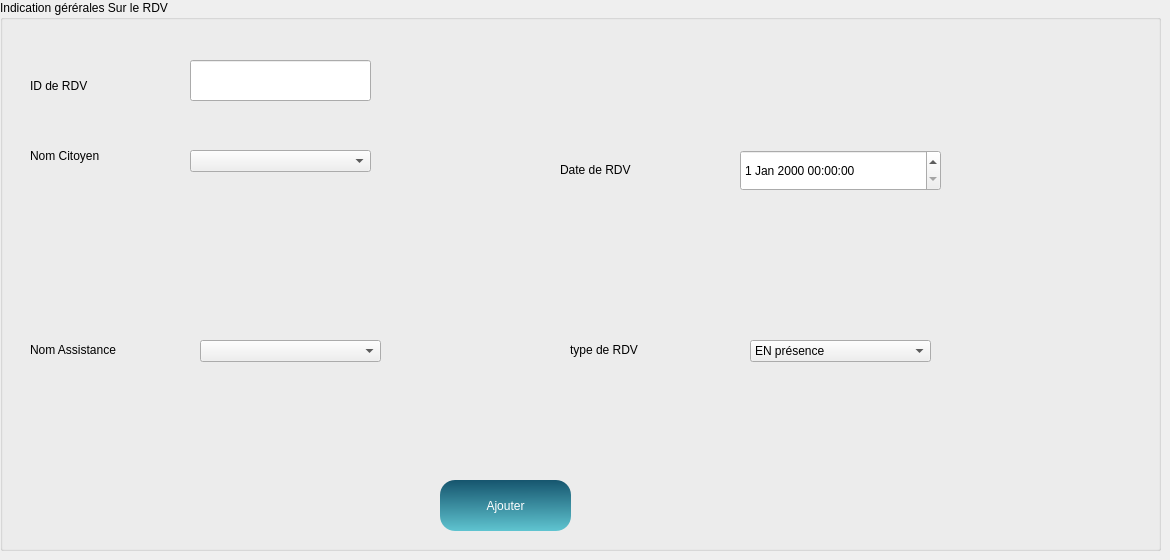
          <widget class="QWidget" name="tab_61">
           <attribute name="icon">
            <iconset>
             <normaloff>../Downloads/instagram-stories.png</normaloff>../Downloads/instagram-stories.png</iconset>
           </attribute>
           <attribute name="title">
            <string>Ajouter un Assistance </string>
           </attribute>
           <widget class="QGroupBox" name="groupBox_86">
            <property name="geometry">
             <rect>
              <x>0</x>
              <y>0</y>
              <width>1161</width>
              <height>551</height>
             </rect>
            </property>
            <property name="title">
             <string>Indication gérérales Sur le RDV</string>
            </property>
            <widget class="QLabel" name="label_240">
             <property name="geometry">
              <rect>
               <x>30</x>
               <y>140</y>
               <width>121</width>
               <height>31</height>
              </rect>
             </property>
             <property name="text">
              <string>Nom Citoyen</string>
             </property>
            </widget>
            <widget class="QLabel" name="label_241">
             <property name="geometry">
              <rect>
               <x>30</x>
               <y>340</y>
               <width>131</width>
               <height>20</height>
              </rect>
             </property>
             <property name="text">
              <string>Nom Assistance</string>
             </property>
            </widget>
            <widget class="QDateTimeEdit" name="le_date_RDV_3">
             <property name="geometry">
              <rect>
               <x>740</x>
               <y>150</y>
               <width>201</width>
               <height>41</height>
              </rect>
             </property>
            </widget>
            <widget class="QPushButton" name="pb_enregistrer_3">
             <property name="geometry">
              <rect>
               <x>440</x>
               <y>480</y>
               <width>131</width>
               <height>51</height>
              </rect>
             </property>
             <property name="sizePolicy">
              <sizepolicy hsizetype="Maximum" vsizetype="Preferred">
               <horstretch>0</horstretch>
               <verstretch>0</verstretch>
              </sizepolicy>
             </property>
             <property name="styleSheet">
              <string notr="true">/*background-color:#C70039;
color:white;*/
QPushButton
{
background : qlineargradient(spread:pad, x1:0.467, y1:0, x2:0.482, y2:1, stop:0 rgba(22, 85,110, 255), stop:1 rgba(95, 196, 208, 255));
border-radius:15px;
color:white;
}
QPushButton:hover
{
background:qlineargradient(spread:pad, x1:0.457286, y1:0.381, x2:0.508, y2:1, stop:0 rgba(95, 196, 208, 255), stop:1 rgba(22, 85,110, 255))
}</string>
             </property>
             <property name="text">
              <string>Ajouter</string>
             </property>
             <property name="icon">
              <iconset resource="resource.qrc">
               <normaloff>:/image/img/add-button.png</normaloff>:/image/img/add-button.png</iconset>
             </property>
             <property name="iconSize">
              <size>
               <width>20</width>
               <height>25</height>
              </size>
             </property>
             <property name="autoDefault">
              <bool>true</bool>
             </property>
             <property name="default">
              <bool>false</bool>
             </property>
             <property name="flat">
              <bool>false</bool>
             </property>
            </widget>
            <widget class="QLabel" name="label_242">
             <property name="geometry">
              <rect>
               <x>560</x>
               <y>160</y>
               <width>131</width>
               <height>20</height>
              </rect>
             </property>
             <property name="text">
              <string>Date de RDV</string>
             </property>
            </widget>
            <widget class="QComboBox" name="le_type_RDV_3">
             <property name="geometry">
              <rect>
               <x>750</x>
               <y>340</y>
               <width>181</width>
               <height>22</height>
              </rect>
             </property>
             <item>
              <property name="text">
               <string>EN présence</string>
              </property>
             </item>
             <item>
              <property name="text">
               <string>A distance</string>
              </property>
             </item>
            </widget>
            <widget class="QLabel" name="label_243">
             <property name="geometry">
              <rect>
               <x>570</x>
               <y>340</y>
               <width>151</width>
               <height>20</height>
              </rect>
             </property>
             <property name="text">
              <string>type de RDV</string>
             </property>
            </widget>
            <widget class="QComboBox" name="le_citoyen_affec_3">
             <property name="geometry">
              <rect>
               <x>190</x>
               <y>150</y>
               <width>181</width>
               <height>22</height>
              </rect>
             </property>
            </widget>
            <widget class="QComboBox" name="le_assis_affec_3">
             <property name="geometry">
              <rect>
               <x>200</x>
               <y>340</y>
               <width>181</width>
               <height>22</height>
              </rect>
             </property>
            </widget>
            <widget class="QLineEdit" name="le_id_rdv_3">
             <property name="geometry">
              <rect>
               <x>190</x>
               <y>60</y>
               <width>181</width>
               <height>41</height>
              </rect>
             </property>
            </widget>
            <widget class="QLabel" name="label_244">
             <property name="geometry">
              <rect>
               <x>30</x>
               <y>70</y>
               <width>121</width>
               <height>31</height>
              </rect>
             </property>
             <property name="text">
              <string>ID de RDV</string>
             </property>
            </widget>
           </widget>
          </widget>
